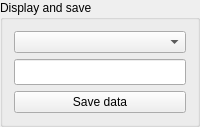
         <widget class="QGroupBox" name="groupBox_3">
          <property name="title">
           <string>Display and save</string>
          </property>
          <layout class="QVBoxLayout" name="verticalLayout_4">
           <item>
            <widget class="QComboBox" name="ChoiceBox">
             <property name="sizePolicy">
              <sizepolicy hsizetype="Preferred" vsizetype="Fixed">
               <horstretch>0</horstretch>
               <verstretch>0</verstretch>
              </sizepolicy>
             </property>
             <property name="minimumSize">
              <size>
               <width>79</width>
               <height>0</height>
              </size>
             </property>
             <property name="maximumSize">
              <size>
               <width>16777215</width>
               <height>16777215</height>
              </size>
             </property>
             <property name="toolTip">
              <string>&lt;html&gt;&lt;head/&gt;&lt;body&gt;&lt;p&gt;&lt;span style=&quot; font-size:11pt;&quot;&gt;Please choose the map that must be displayed.&lt;/span&gt;&lt;/p&gt;&lt;/body&gt;&lt;/html&gt;</string>
             </property>
            </widget>
           </item>
           <item>
            <widget class="QLineEdit" name="Restored_infos">
             <property name="sizePolicy">
              <sizepolicy hsizetype="Preferred" vsizetype="Fixed">
               <horstretch>0</horstretch>
               <verstretch>0</verstretch>
              </sizepolicy>
             </property>
             <property name="font">
              <font>
               <family>Noto Sans Cond</family>
               <pointsize>10</pointsize>
               <weight>50</weight>
               <italic>false</italic>
               <bold>false</bold>
              </font>
             </property>
             <property name="readOnly">
              <bool>true</bool>
             </property>
            </widget>
           </item>
           <item>
            <widget class="QPushButton" name="Save_bttn">
             <property name="toolTip">
              <string>&lt;html&gt;&lt;head/&gt;&lt;body&gt;&lt;p&gt;&lt;span style=&quot; font-size:11pt;&quot;&gt;Saving of data of interest.&lt;/span&gt;&lt;/p&gt;&lt;/body&gt;&lt;/html&gt;</string>
             </property>
             <property name="text">
              <string>Save data</string>
             </property>
             <property name="icon">
              <iconset>
               <normaloff>../Traitement_stack/icons/save_icon.png</normaloff>../Traitement_stack/icons/save_icon.png</iconset>
             </property>
            </widget>
           </item>
          </layout>
         </widget>
